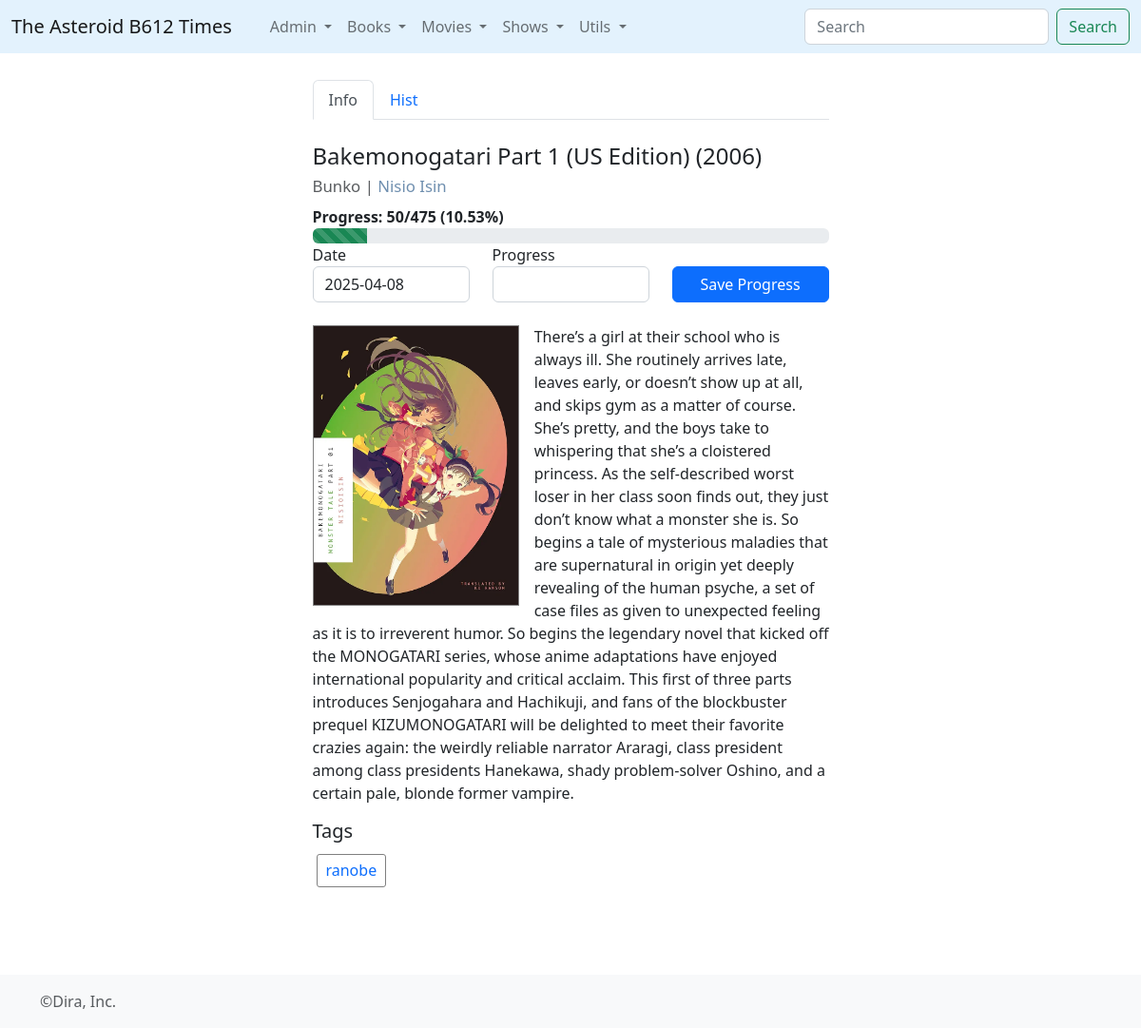
The page /book/681 on the database its author committed.
### times/models.py (models this page shows, shortened)
class Book(models.Model):
	title = models.CharField(max_length=512)
	orig_lan = models.CharField(max_length=2)
	info = models.TextField()
	pub_year = models.IntegerField()
	wtype = models.ForeignKey(WikiType,on_delete=models.CASCADE)
	@property
	def cleantext(self):
		n_corte = self.info.find('==headtext==')
		if n_corte == -1:
			return self.info
		else:
			return self.info.replace('==headtext==','')
	@property
	def titulo(self):
		return self.title+' ('+ str(self.pub_year) +')'
	@property
	def authors_links(self):
		creds = Credito.objects.filter(ctype__id__in=[1,5,6,7],media_type=1,media_id=self.id)
		enlaces = ""
		for c in creds:
			enlaces = enlaces + "<a href='/wiki/"+str(c.persona.id)+"' style='text-decoration:none; color:#6F8FAF;'>"+c.persona.title+"</a>,&nbsp;"
		return enlaces[:-7]
	@property
	def mainPic(self):
		npics = BookMedia.objects.filter(libro__id=self.id,imgtype=1).count()
		if npics == 0:
			return None
		else:
			pks = BookMedia.objects.filter(libro__id=self.id,imgtype=1).values_list('pk', flat=True)
			random_pk = choice(pks)
			ppic = BookMedia.objects.get(pk=random_pk)
			return ppic.imagen.url

class WikiType(models.Model):
	category = models.CharField(max_length=255)

class Credito(models.Model):
	ctype = models.ForeignKey(CreditType,on_delete=models.CASCADE)
	persona = models.ForeignKey(Wiki,on_delete=models.CASCADE)
	media_type = models.IntegerField()
	media_id = models.IntegerField()

class Wiki(models.Model):
	wtype = models.ForeignKey(WikiType,on_delete=models.CASCADE)
	title = models.CharField(max_length=512)
	info = models.TextField()
	created_at = models.DateTimeField(auto_now=True)
	updated_at = models.DateTimeField(null=True,blank=True)

class ProgressBar(models.Model):
	libro = models.ForeignKey(Book,on_delete=models.CASCADE)
	units = models.CharField(max_length=50)
	cantidad = models.IntegerField()
	avance = models.IntegerField(blank=True,default=0)
	fecha_inicio = models.DateField()
	@property
	def prct_prog(self):
		return round(self.avance/self.cantidad*100.00,2)

class BookMedia(models.Model):
	libro = models.ForeignKey(Book,on_delete=models.CASCADE)
	imgtype = models.IntegerField()
	imagen = models.ImageField(upload_to=path_and_name, max_length=255, null=True, blank=True)

class BookTag(models.Model):
	libro = models.ForeignKey(Book, on_delete=models.CASCADE)
	tag = models.CharField(max_length=256)

### times/views.py (the view)
# urls.py: path('book/<bookid>', views.book, name='book'),
def book(request,bookid):
	this_book = Book.objects.get(pk=int(bookid))
	wtypes = WikiType.objects.all()
	related_wikis = MediaWiki.objects.filter(media_type=1, media_id=this_book.id).order_by('id')
	listas = BookList.objects.all().order_by('listname')
	conteo_be = BookEntity.objects.filter(libro__id=this_book.id).count()
	citas = BookQuote.objects.filter(libro=this_book).order_by('id')
	barras = ProgressBar.objects.filter(libro=this_book,avance__lt=F('cantidad'))
	btags = BookTag.objects.filter(libro__id=this_book.id)
	if conteo_be > 0:
		entidades = BookEntity.objects.filter(libro__id=this_book.id).order_by('id')
		return render(request,'view-book-entity.html',{'this_book':this_book,'entidades':entidades,'btags':btags,'wtypes':wtypes,'relw':related_wikis,'blistas':listas,'barras':barras,'citas':citas})
	else:
		return render(request,'view-book.html',{'this_book':this_book,'btags':btags,'wtypes':wtypes,'relw':related_wikis,'blistas':listas,'barras':barras,'citas':citas})

### times/templates/view-book.html (shortened to what this page needs)
{% extends 'base_forms.html' %}
{% block contenido %}
<ul class="nav nav-tabs" id="myTab" role="tablist">
  <li class="nav-item" role="presentation">
    <button class="nav-link active" id="home-tab" data-bs-toggle="tab" data-bs-target="#home" type="button" role="tab" aria-controls="home" aria-selected="true">Info</button>
  </li>
  <li class="nav-item" role="presentation">
    <button class="nav-link" id="profile-tab" data-bs-toggle="tab" data-bs-target="#profile" type="button" role="tab" aria-controls="profile" aria-selected="false">Hist</button>
  </li>
</ul>
<div class="tab-content" id="myTabContent">
  <div class="tab-pane fade show active" id="home" role="tabpanel" aria-labelledby="home-tab">
  	<br>
  	<article class="blog-post">
	<h4>{{this_book.titulo}} <br><small class="text-muted" style="font-size: 0.7em; font-weight: normal;">{{this_book.wtype.category|capfirst}} | {{this_book.authors_links|safe}}</small></h4>
	{% if barras %}
		{%for b in barras%}
		<b>Progress: {{b.avance}}/{{b.cantidad}} ({{b.prct_prog}}%)</b>
			<div class="progress">
          <div class="progress-bar progress-bar-striped bg-success" role="progressbar" style="width:{{b.prct_prog}}%;" aria-valuenow="25" aria-valuemin="0" aria-valuemax="100"></div>
       </div>
       	<form method="POST" action="{% url 'saveprogress' %}">
					  <div class="row">
					  <div class="form-group col-sm-4">
					    <label for="exampleFormControlInput1">Date</label>
					    <input type = "text" value="{% now 'Y-m-d' %}" name="fecha" class="form-control" id="exampleFormControlInput1">
					  </div>
					  <div class="form-group col-sm-4">
					    <label for="exampleFormControlInput1">Progress</label>
					    <input type = "text" name="progress" class="form-control" id="exampleFormControlInput1">
					  </div>
					  <div class="form-group col-sm-4">
					   <br>
					    <button type="submit" class="btn btn-primary" style="width:100%">Save Progress</button>
					  </div>
					</div>
					  <br>
					</form>
		{%endfor%}
	{%endif%}
	  {% if this_book.mainPic %}<img src="{{this_book.mainPic}}" style="border:1px solid grey; float:left; width:40%; margin-right: 16px; margin-bottom: 16px;">{% endif %}
	{{this_book.cleantext|linebreaks}}
		{% if btags %}
	<h5>Tags</h5>
	<div style="position: relative;">
		{% for t in btags %}
		<a href="{% url 'viewbooktag' t.tag %}"><div style="float:left; margin:0.25em; border: 1px solid grey; padding:0.3em; border-radius: 3px;">
		 	&nbsp;{{ t.tag }}&nbsp;
		</div></a>
		{% endfor %}
	</div><br><div style="clear:both;"></div><br>
	{% endif %}
</article>
  </div>
</div>
{% endblock%}

### static/css/blog.css (style rules this page uses)
.blog-post { margin-bottom: 4rem; }

### rows shown on the page
Book: titulo "Bakemonogatari Part 1 (US Edition) (2006)", wtype.category "Bunko", authors_links "Nisio Isin", mainPic (picture), cleantext "There’s a girl at their school who is always ill. She routinely arrives late, leaves early, or doesn’t show up at all, and skips gym as a matter of course. She’s pretty, and the boys take to whispering that she’s a cloistered princess. As the self-described worst loser in her class soon finds out, they just don’t know what a monster she is. So begins a tale of mysterious maladies that are supernatural in origin yet deeply revealing of the human psyche, a set of case files as given to unexpected feeling as it is to irreverent humor. So begins the legendary novel that kicked off the MONOGATARI series, whose anime adaptations have enjoyed international popularity and critical acclaim. This…"
ProgressBar: avance "50", cantidad "475", prct_prog "10.53"
BookTag: tag "ranobe"
